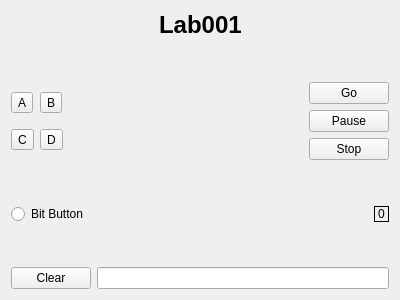
<?xml version="1.0" encoding="UTF-8"?>
<ui version="4.0">
 <class>Widget</class>
 <widget class="QWidget" name="Widget">
  <property name="geometry">
   <rect>
    <x>0</x>
    <y>0</y>
    <width>400</width>
    <height>300</height>
   </rect>
  </property>
  <property name="windowTitle">
   <string>Widget</string>
  </property>
  <layout class="QVBoxLayout" name="verticalLayout_2">
   <item>
    <layout class="QHBoxLayout" name="horizontalLayout_4">
     <item>
      <spacer name="horizontalSpacer_3">
       <property name="orientation">
        <enum>Qt::Horizontal</enum>
       </property>
       <property name="sizeHint" stdset="0">
        <size>
         <width>40</width>
         <height>20</height>
        </size>
       </property>
      </spacer>
     </item>
     <item>
      <widget class="QLabel" name="headingLabel">
       <property name="font">
        <font>
         <pointsize>18</pointsize>
         <weight>75</weight>
         <bold>true</bold>
        </font>
       </property>
       <property name="text">
        <string>Lab001</string>
       </property>
      </widget>
     </item>
     <item>
      <spacer name="horizontalSpacer_4">
       <property name="orientation">
        <enum>Qt::Horizontal</enum>
       </property>
       <property name="sizeHint" stdset="0">
        <size>
         <width>40</width>
         <height>20</height>
        </size>
       </property>
      </spacer>
     </item>
    </layout>
   </item>
   <item>
    <spacer name="verticalSpacer">
     <property name="orientation">
      <enum>Qt::Vertical</enum>
     </property>
     <property name="sizeHint" stdset="0">
      <size>
       <width>20</width>
       <height>29</height>
      </size>
     </property>
    </spacer>
   </item>
   <item>
    <layout class="QHBoxLayout" name="horizontalLayout_3">
     <item>
      <layout class="QGridLayout" name="gridLayout">
       <item row="0" column="0">
        <widget class="QToolButton" name="toolButton">
         <property name="text">
          <string>A</string>
         </property>
        </widget>
       </item>
       <item row="0" column="1">
        <widget class="QToolButton" name="toolButton_2">
         <property name="text">
          <string>B</string>
         </property>
        </widget>
       </item>
       <item row="1" column="0">
        <widget class="QToolButton" name="toolButton_3">
         <property name="text">
          <string>C</string>
         </property>
        </widget>
       </item>
       <item row="1" column="1">
        <widget class="QToolButton" name="toolButton_4">
         <property name="text">
          <string>D</string>
         </property>
        </widget>
       </item>
      </layout>
     </item>
     <item>
      <spacer name="horizontalSpacer_2">
       <property name="orientation">
        <enum>Qt::Horizontal</enum>
       </property>
       <property name="sizeHint" stdset="0">
        <size>
         <width>40</width>
         <height>20</height>
        </size>
       </property>
      </spacer>
     </item>
     <item>
      <layout class="QVBoxLayout" name="verticalLayout">
       <item>
        <widget class="QPushButton" name="goButton">
         <property name="text">
          <string>Go</string>
         </property>
        </widget>
       </item>
       <item>
        <widget class="QPushButton" name="pauseButton">
         <property name="text">
          <string>Pause</string>
         </property>
        </widget>
       </item>
       <item>
        <widget class="QPushButton" name="stopButton">
         <property name="text">
          <string>Stop</string>
         </property>
        </widget>
       </item>
      </layout>
     </item>
    </layout>
   </item>
   <item>
    <spacer name="verticalSpacer_2">
     <property name="orientation">
      <enum>Qt::Vertical</enum>
     </property>
     <property name="sizeHint" stdset="0">
      <size>
       <width>20</width>
       <height>28</height>
      </size>
     </property>
    </spacer>
   </item>
   <item>
    <layout class="QHBoxLayout" name="horizontalLayout_2">
     <item>
      <widget class="QRadioButton" name="bitButton">
       <property name="text">
        <string>Bit Button</string>
       </property>
      </widget>
     </item>
     <item>
      <spacer name="horizontalSpacer">
       <property name="orientation">
        <enum>Qt::Horizontal</enum>
       </property>
       <property name="sizeHint" stdset="0">
        <size>
         <width>40</width>
         <height>20</height>
        </size>
       </property>
      </spacer>
     </item>
     <item>
      <widget class="QLabel" name="bitLabel">
       <property name="sizePolicy">
        <sizepolicy hsizetype="Preferred" vsizetype="Fixed">
         <horstretch>0</horstretch>
         <verstretch>0</verstretch>
        </sizepolicy>
       </property>
       <property name="maximumSize">
        <size>
         <width>16777215</width>
         <height>16777215</height>
        </size>
       </property>
       <property name="frameShape">
        <enum>QFrame::Box</enum>
       </property>
       <property name="text">
        <string>0</string>
       </property>
      </widget>
     </item>
    </layout>
   </item>
   <item>
    <spacer name="verticalSpacer_3">
     <property name="orientation">
      <enum>Qt::Vertical</enum>
     </property>
     <property name="sizeHint" stdset="0">
      <size>
       <width>20</width>
       <height>29</height>
      </size>
     </property>
    </spacer>
   </item>
   <item>
    <layout class="QHBoxLayout" name="horizontalLayout">
     <item>
      <widget class="QPushButton" name="clearButton">
       <property name="text">
        <string>Clear</string>
       </property>
      </widget>
     </item>
     <item>
      <widget class="QLineEdit" name="echoLineEdit"/>
     </item>
    </layout>
   </item>
  </layout>
 </widget>
 <layoutdefault spacing="6" margin="11"/>
 <resources/>
 <connections/>
</ui>
